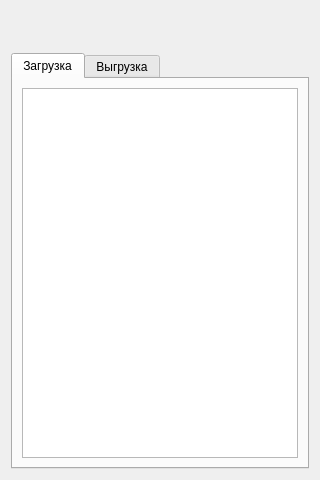
<?xml version="1.0" encoding="UTF-8"?>
<ui version="4.0">
 <class>ExtensionsListForm</class>
 <widget class="QDialog" name="ExtensionsListForm">
  <property name="geometry">
   <rect>
    <x>0</x>
    <y>0</y>
    <width>320</width>
    <height>480</height>
   </rect>
  </property>
  <property name="windowTitle">
   <string>Dialog</string>
  </property>
  <layout class="QGridLayout" name="gridLayout">
   <item row="0" column="0">
    <widget class="QPushButton" name="pushButton">
     <property name="sizePolicy">
      <sizepolicy hsizetype="Minimum" vsizetype="Fixed">
       <horstretch>0</horstretch>
       <verstretch>0</verstretch>
      </sizepolicy>
     </property>
     <property name="minimumSize">
      <size>
       <width>36</width>
       <height>36</height>
      </size>
     </property>
     <property name="text">
      <string/>
     </property>
     <property name="icon">
      <iconset resource="icons.qrc">
       <normaloff>:/new/icons/Folder.png</normaloff>:/new/icons/Folder.png</iconset>
     </property>
     <property name="iconSize">
      <size>
       <width>24</width>
       <height>24</height>
      </size>
     </property>
     <property name="flat">
      <bool>true</bool>
     </property>
    </widget>
   </item>
   <item row="0" column="3">
    <widget class="QPushButton" name="pushButton_3">
     <property name="minimumSize">
      <size>
       <width>36</width>
       <height>36</height>
      </size>
     </property>
     <property name="text">
      <string/>
     </property>
     <property name="icon">
      <iconset resource="icons.qrc">
       <normaloff>:/new/icons/Refresh.png</normaloff>:/new/icons/Refresh.png</iconset>
     </property>
     <property name="iconSize">
      <size>
       <width>24</width>
       <height>24</height>
      </size>
     </property>
     <property name="flat">
      <bool>true</bool>
     </property>
    </widget>
   </item>
   <item row="1" column="0" colspan="5">
    <widget class="QTabWidget" name="tabWidget">
     <property name="tabPosition">
      <enum>QTabWidget::North</enum>
     </property>
     <property name="tabShape">
      <enum>QTabWidget::Rounded</enum>
     </property>
     <property name="currentIndex">
      <number>0</number>
     </property>
     <property name="elideMode">
      <enum>Qt::ElideNone</enum>
     </property>
     <property name="usesScrollButtons">
      <bool>true</bool>
     </property>
     <property name="documentMode">
      <bool>false</bool>
     </property>
     <property name="tabsClosable">
      <bool>false</bool>
     </property>
     <property name="movable">
      <bool>false</bool>
     </property>
     <property name="tabBarAutoHide">
      <bool>false</bool>
     </property>
     <widget class="QWidget" name="tab">
      <attribute name="title">
       <string>Загрузка</string>
      </attribute>
      <layout class="QGridLayout" name="gridLayout_2">
       <item row="1" column="0" colspan="2">
        <widget class="QListView" name="listView"/>
       </item>
      </layout>
     </widget>
     <widget class="QWidget" name="tab_2">
      <attribute name="title">
       <string>Выгрузка</string>
      </attribute>
      <layout class="QGridLayout" name="gridLayout_3">
       <item row="0" column="0">
        <widget class="QListView" name="listView_2"/>
       </item>
      </layout>
     </widget>
    </widget>
   </item>
   <item row="0" column="2">
    <spacer name="horizontalSpacer">
     <property name="orientation">
      <enum>Qt::Horizontal</enum>
     </property>
     <property name="sizeHint" stdset="0">
      <size>
       <width>40</width>
       <height>20</height>
      </size>
     </property>
    </spacer>
   </item>
   <item row="0" column="1">
    <widget class="QPushButton" name="pushButton_4">
     <property name="minimumSize">
      <size>
       <width>36</width>
       <height>36</height>
      </size>
     </property>
     <property name="text">
      <string/>
     </property>
     <property name="icon">
      <iconset resource="icons.qrc">
       <normaloff>:/new/icons/Edit.png</normaloff>:/new/icons/Edit.png</iconset>
     </property>
     <property name="iconSize">
      <size>
       <width>24</width>
       <height>24</height>
      </size>
     </property>
     <property name="flat">
      <bool>true</bool>
     </property>
    </widget>
   </item>
   <item row="0" column="4">
    <widget class="QPushButton" name="pushButton_2">
     <property name="minimumSize">
      <size>
       <width>36</width>
       <height>36</height>
      </size>
     </property>
     <property name="text">
      <string/>
     </property>
     <property name="icon">
      <iconset resource="icons.qrc">
       <normaloff>:/new/icons/Build.png</normaloff>:/new/icons/Build.png</iconset>
     </property>
     <property name="iconSize">
      <size>
       <width>24</width>
       <height>24</height>
      </size>
     </property>
     <property name="flat">
      <bool>true</bool>
     </property>
    </widget>
   </item>
  </layout>
 </widget>
 <resources>
  <include location="icons.qrc"/>
 </resources>
 <connections/>
</ui>
